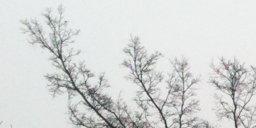
#> input picture inputs/00003.png, 256 x 128 px; its folder holds 3 pictures in this run
$ python prep.py
#> lines starting #> are read from the running program, lines starting #| are printed output that depends on the picture
import os
from PIL import Image

files = os.listdir("./inputs/")
for f in files:
  fpath = "./inputs/" + f
  im = Image.open(fpath)
#> im is the input picture: PIL image 256x128 RGB; mean R, G, B 213.1, 215.5, 214.6
  width, height = im.size
#> width = 256; height = 128
  newsize = (int(width/2), int(height/2))
#> newsize = (128, 64)
  im = im.resize(newsize)
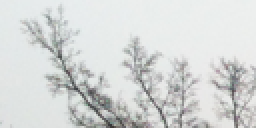
#> im: PIL image 128x64 RGB (shown 2 times larger); mean R, G, B 213.1, 215.5, 214.7
  im.save(fpath)
#> pass 2 of the loop `for f in files:`:
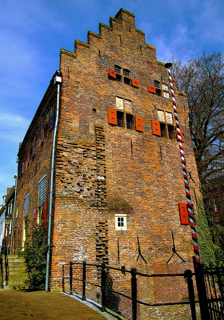
#> input picture inputs/OST_009.png, 224 x 320 px
#> im is the input picture: PIL image 224x320 RGB; mean R, G, B 111.4, 101.8, 93.2
#> `im = im.resize(newsize)`:
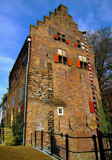
#> im: PIL image 112x160 RGB; mean R, G, B 111.5, 101.8, 93.2
#> pass 3 of the loop `for f in files:`:
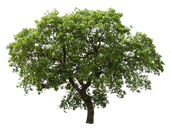
#> input picture inputs/tree_alpha_16bit.png, 171 x 128 px
#> im is the input picture: PIL image 171x128 RGBA; mean R, G, B, A 47.3, 53.8, 29.7, 114.3
#> `im = im.resize(newsize)`:
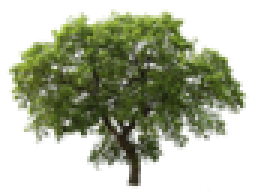
#> im: PIL image 85x64 RGBA (shown 3 times larger); mean R, G, B, A 49.4, 56.6, 30.4, 114.3; transparent parts drawn white
